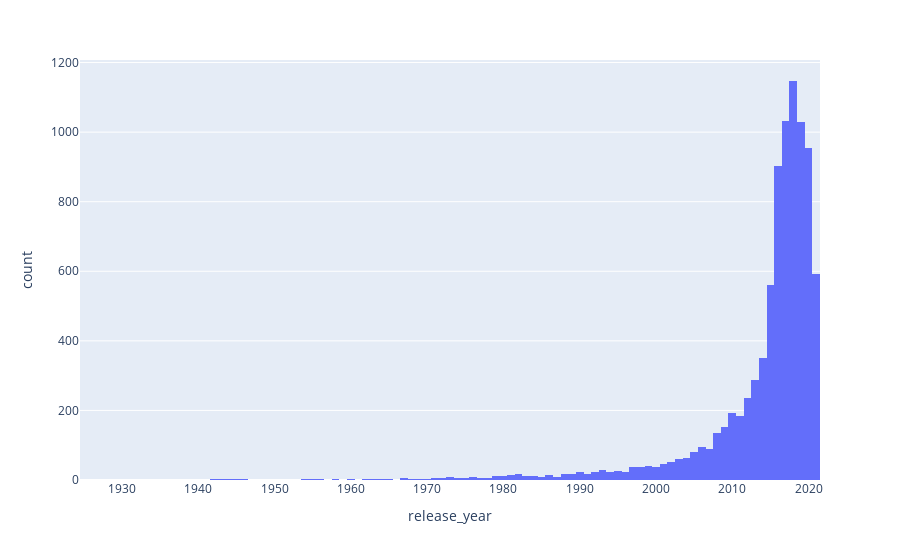

The code cell stored with this chart in its notebook:
### Code cell
px.histogram(data_import,x='release_year')

### Figure 1 — Plotly figure (JSON) as saved in the notebook; plotly's stock layout.template omitted (floating-point values rounded to 4 significant figures; data arrays with more than 128 entries replaced by an {"elided": "..."} marker saying what was removed)
{"data": [{"alignmentgroup": "True", "bingroup": "x", "hovertemplate": "release_year=%{x}<br>count=%{y}<extra></extra>", "legendgroup": "", "marker": {"color": "#636efa", "pattern": {"shape": ""}}, "name": "", "offsetgroup": "", "orientation": "v", "showlegend": false, "type": "histogram", "x": {"elided": "8807 int values"}, "xaxis": "x", "yaxis": "y"}], "layout": {"barmode": "relative", "legend": {"tracegroupgap": 0}, "margin": {"t": 60}, "xaxis": {"anchor": "y", "domain": [0, 1], "title": {"text": "release_year"}}, "yaxis": {"anchor": "x", "domain": [0, 1], "title": {"text": "count"}}}}
